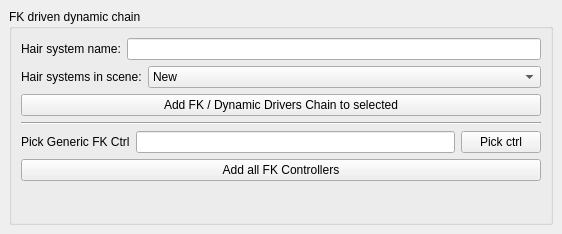
<?xml version="1.0" encoding="UTF-8"?>
<ui version="4.0">
 <class>MainWindow</class>
 <widget class="QMainWindow" name="MainWindow">
  <property name="geometry">
   <rect>
    <x>0</x>
    <y>0</y>
    <width>562</width>
    <height>234</height>
   </rect>
  </property>
  <property name="windowTitle">
   <string>Create Driver Chains</string>
  </property>
  <property name="dockNestingEnabled">
   <bool>true</bool>
  </property>
  <property name="unifiedTitleAndToolBarOnMac">
   <bool>true</bool>
  </property>
  <widget class="QWidget" name="centralwidget">
   <layout class="QVBoxLayout" name="verticalLayout">
    <item>
     <widget class="QGroupBox" name="groupBox">
      <property name="title">
       <string>FK driven dynamic chain</string>
      </property>
      <layout class="QVBoxLayout" name="verticalLayout_2">
       <item>
        <layout class="QHBoxLayout" name="horizontalLayout">
         <item>
          <widget class="QLabel" name="label">
           <property name="text">
            <string>Hair system name:</string>
           </property>
          </widget>
         </item>
         <item>
          <widget class="QLineEdit" name="hairSystemName"/>
         </item>
        </layout>
       </item>
       <item>
        <layout class="QHBoxLayout" name="horizontalLayout_2">
         <property name="sizeConstraint">
          <enum>QLayout::SetDefaultConstraint</enum>
         </property>
         <item>
          <widget class="QLabel" name="label_2">
           <property name="sizePolicy">
            <sizepolicy hsizetype="Fixed" vsizetype="Preferred">
             <horstretch>0</horstretch>
             <verstretch>0</verstretch>
            </sizepolicy>
           </property>
           <property name="minimumSize">
            <size>
             <width>20</width>
             <height>0</height>
            </size>
           </property>
           <property name="baseSize">
            <size>
             <width>30</width>
             <height>0</height>
            </size>
           </property>
           <property name="text">
            <string>Hair systems in scene:</string>
           </property>
          </widget>
         </item>
         <item>
          <widget class="QComboBox" name="hairSystemsList">
           <item>
            <property name="text">
             <string>New</string>
            </property>
           </item>
          </widget>
         </item>
        </layout>
       </item>
       <item>
        <layout class="QHBoxLayout" name="horizontalLayout_3">
         <item>
          <widget class="QPushButton" name="addDriverChainsBtn">
           <property name="text">
            <string>Add FK / Dynamic Drivers Chain to selected</string>
           </property>
          </widget>
         </item>
        </layout>
       </item>
       <item>
        <widget class="Line" name="line">
         <property name="sizePolicy">
          <sizepolicy hsizetype="Minimum" vsizetype="Fixed">
           <horstretch>0</horstretch>
           <verstretch>0</verstretch>
          </sizepolicy>
         </property>
         <property name="minimumSize">
          <size>
           <width>2</width>
           <height>0</height>
          </size>
         </property>
         <property name="orientation">
          <enum>Qt::Horizontal</enum>
         </property>
        </widget>
       </item>
       <item>
        <layout class="QGridLayout" name="gridLayout">
         <item row="0" column="0">
          <widget class="QLabel" name="label_3">
           <property name="text">
            <string>Pick Generic FK Ctrl</string>
           </property>
          </widget>
         </item>
         <item row="0" column="1">
          <widget class="QLineEdit" name="fkCtrlName">
           <property name="readOnly">
            <bool>true</bool>
           </property>
          </widget>
         </item>
         <item row="0" column="2">
          <widget class="QPushButton" name="pickCtrlBtn">
           <property name="text">
            <string>Pick ctrl</string>
           </property>
          </widget>
         </item>
         <item row="1" column="0" colspan="3">
          <widget class="QPushButton" name="addFkCtrlBtn">
           <property name="text">
            <string>Add all FK Controllers</string>
           </property>
          </widget>
         </item>
        </layout>
       </item>
       <item>
        <spacer name="verticalSpacer">
         <property name="orientation">
          <enum>Qt::Vertical</enum>
         </property>
         <property name="sizeHint" stdset="0">
          <size>
           <width>20</width>
           <height>40</height>
          </size>
         </property>
        </spacer>
       </item>
      </layout>
     </widget>
    </item>
   </layout>
  </widget>
 </widget>
 <resources/>
 <connections/>
</ui>
